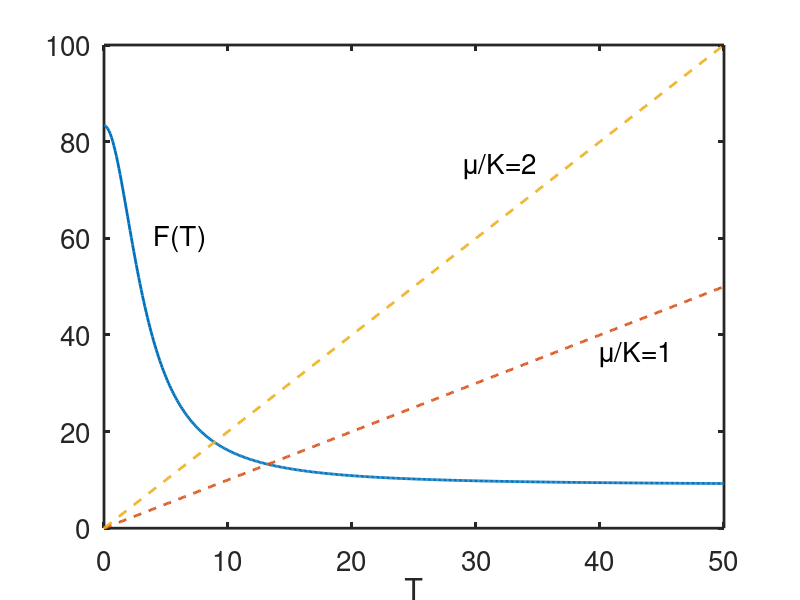
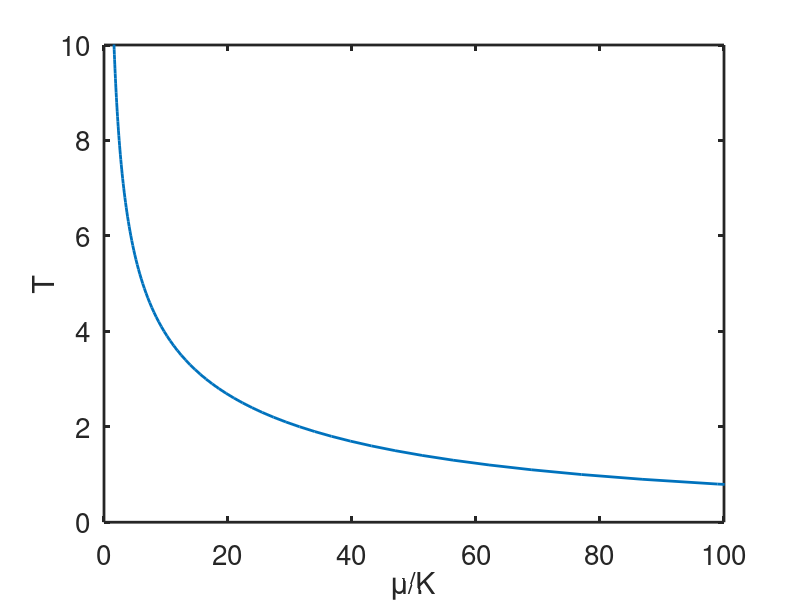

Write MATLAB code to recreate these figures, in order.
%  -------------------------------------------------------------------
%
%   The trp operon.
%
%   For Chapter 10, Section 10.2.4 of
%   Keener and Sneyd, Mathematical Physiology, 3rd Edition, Springer.
% 
%   Written by James Keener and James Sneyd.
% 
%  ------------------------------------------------------------------- 

clear all
close all
clc
set(0,                           ...
   'defaultaxesfontsize', 20,   ...
   'defaultaxeslinewidth', 2.0, ...
 'defaultlinelinewidth', 2.0);

krat=500;
konrat=5;
krrat=50;
ktrat=100;
mbyk1=1;
mbk2=2;

T=[0:.1:50];
R = T.^2./(ktrat+T.^2);

F = krat./(1+konrat+krrat*R);
 
figure(1)
plot(T,F,T,mbyk1*T,'--',T,mbk2*T,'--')

text(4,60,'F(T)','fontsize',20)
text(29,75,'\mu/K=2','fontsize',20)
text(40,36,'\mu/K=1','fontsize',20)
xlabel('T')

figure(2)
mbyK = F./T;
plot(mbyK,T)
ylabel('T')
xlabel('\mu/K')
axis([0 100 0 10])

